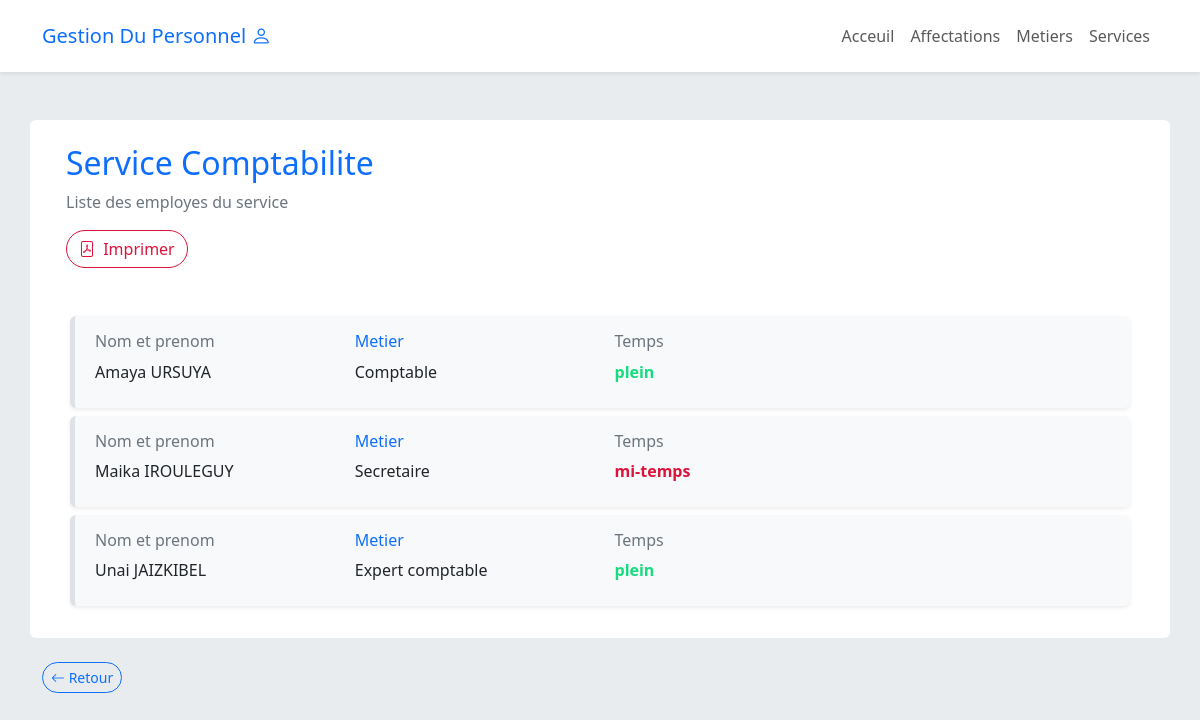
The app's page /pages/services/read.php?id=1 with its own data.
### tables this page shows
CREATE TABLE IF NOT EXISTS `service` (
`id` int(11) NOT NULL,
  `nom` varchar(100) NOT NULL
);

CREATE TABLE IF NOT EXISTS `exerce` (
  `id_employe` int(11) NOT NULL,
  `id_metier` int(11) NOT NULL,
  `id_service` int(11) NOT NULL,
  `temps` enum('plein','mi-temps','quart-temps') NOT NULL
);

CREATE TABLE IF NOT EXISTS `employe` (
`id` int(11) NOT NULL,
  `nom` varchar(100) NOT NULL,
  `prenom` varchar(100) NOT NULL,
  `date_naissance` date NOT NULL,
  `date_arrivee` date NOT NULL
);

CREATE TABLE IF NOT EXISTS `metier` (
`id` int(11) NOT NULL,
  `nom` varchar(100) NOT NULL
);

### app/Security.php (called while the page is built, shortened)
<?php
class Security
{
    public static function secure($data) {
        $data = trim($data);
        $data = stripslashes($data);
        $data = htmlspecialchars($data);
        return $data;
    }
}

### app/CRUD/Read.php (called while the page is built, shortened)
<?php
trait Read
{
    public static function read(int $id) {
        $className = strtolower(self::class);
        $className = substr($className, strrpos($className, '\\') + 1);
        $connex = Database::connect();
        $result = $connex->query("SELECT * FROM $className WHERE id = $id");
        $data = $result->fetch();
        return $data;
    }
}

### controllers/ServiceController.php (called while the page is built, shortened)
<?php
abstract class ServiceController
{
    public static function read(int $id) {
        $data = Service::read($id);
        $query = new Query("SELECT
                                employe.nom,
                                employe.prenom,
                                metier.nom AS metier,
                                exerce.temps
                            FROM
                                employe
                            INNER JOIN exerce ON employe.id = exerce.id_employe
                            INNER JOIN metier ON metier.id = exerce.id_metier
                            WHERE
                                exerce.id_service = $id ");
        $employesDuService = $query->getResult();
        $error = '';
        return [
            'data' => $data,
            'employesDuService' => $employesDuService,
            'error' => $error
        ];
    }
}

### app/db/Query.php (called while the page is built, shortened)
<?php
class Query
{
    private string $sql;
    private string $error = '';
    private array $data = [];
    public function __construct(string $SQL)
    {
        $this->sql = $SQL;
    }
    public function getResult(): array {
        $connex = Database::connect();
        try {
            $result = $connex->query($this->sql);
            $this->data = $result->fetchAll();
        } catch(PDOException $e) {
            $this->error = 'Erreur : sql invalide !';
            Database::disconnect();
        }
        return [
            'data' => $this->data,
            'error' => $this->error
        ];
    }
}

### pages/services/read.php (the view, shortened to what this page needs)
<?php
require_once '../layout/header.php';
$id = -1;
if ($_GET && Security::isNumber($_GET['id'])) {
    $id = Security::secure($_GET['id']);
}
$resultat = ServiceController::read($id);
$service = $resultat['data'];
$employesDuService = $resultat['employesDuService']['data'];
?>
<?php if ($resultat['error']) : ?>
    <div class="alert alert-danger border-0 border-start border-5 border-danger">
        <?= $resultat['error'] ?>
    </div>
<?php else : ?>
    <div class="bg-white mt-4 p-4 rounded row ">
        <h2 class="text-primary">Service <?= $service->nom ?></h2>
        <p class="text-secondary">Liste des employes du service</p>
        <p>
        <a href="./etat.php?id=<?= Security::secure($id) ?>" class="btn btn-outline-danger rounded-pill"><i class="bi bi-file-pdf me-1"></i> Imprimer</a>
        </p>
        <div class="mt-4">
            <?php foreach ($employesDuService as $employe) : ?>
                <div class="mx-1 row bg-light rounded border-start shadow-sm border-5 p-2 my-2">
                    <div class="col-md-3">
                        <div class="h6 text-secondary my-2">Nom et prenom</div>
                        <p><?= $employe->prenom ?> <?= $employe->nom ?> </p>
                    </div>
                    <div class="col-md-3">
                        <div class="h6 text-primary my-2">Metier</div>
                        <p><?= $employe->metier ?></p>
                    </div>
                    <div class="col-md-3">
                        <div class="h6 text-secondary my-2">Temps</div>
                        <p class="fw-bold <?= ($employe->temps == 'plein') ? 'text-plein' : 'text-mi-temps' ?>"><?= $employe->temps ?></p>
                    </div>
                </div>
            <?php endforeach ?>
        </div>
    </div>
<?php endif ?>
<div class="my-4">
    <a href="../services/index.php" class="btn btn-sm btn-outline-primary rounded-pill"><i class="bi-arrow-left"></i> Retour</a>
</div>
<?php require_once '../layout/footer.php' ?>

### assets/css/style.css (style rules this page uses)
body { background: var(--bs-gray-200); }
.text-plein { color: #14DC7F; }
.text-mi-temps { color: crimson; }
.btn-outline-danger { color: crimson; border-color: crimson; }

### records on screen
service: nom "Comptabilite"
exerce: id_employe.prenom "Amaya", id_employe.nom "URSUYA", id_metier.nom "Comptable", temps "plein"
exerce: id_employe.prenom "Maika", id_employe.nom "IROULEGUY", id_metier.nom "Secretaire", temps "mi-temps"
exerce: id_employe.prenom "Unai", id_employe.nom "JAIZKIBEL", id_metier.nom "Expert comptable", temps "plein"
